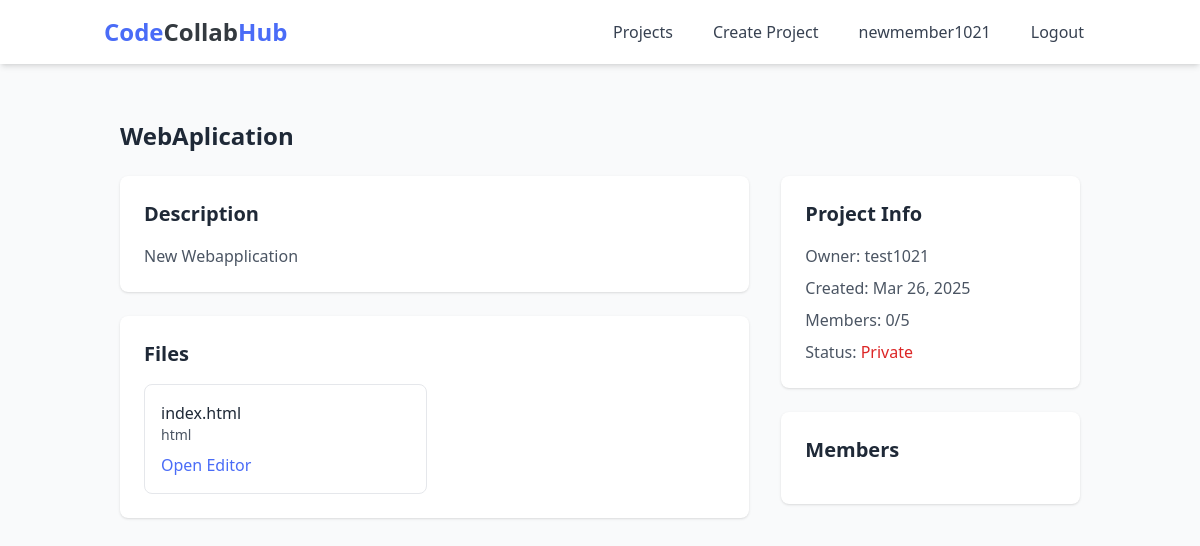
/projects/2/ (signed in), run on the app's committed database.
### projects/models.py (models this page shows, shortened)
class Project(models.Model):
    LANGUAGE_CHOICES = [
        ('python', 'Python'),
        ('javascript', 'JavaScript'),
        ('java', 'Java'),
        ('cpp', 'C++'),
        ('csharp', 'C#'),
        ('php', 'PHP'),
        ('ruby', 'Ruby'),
        ('html', 'HTML/CSS'),
        ('other', 'Other'),
    ]
    name = models.CharField(max_length=200)
    description = models.TextField(blank=True)
    language = models.CharField(max_length=20, choices=LANGUAGE_CHOICES, default='python')
    created_at = models.DateTimeField(default=datetime.utcnow)
    updated_at = models.DateTimeField(default=datetime.utcnow)
    owner = models.ForeignKey(User, on_delete=models.CASCADE, related_name='owned_projects')
    is_public = models.BooleanField(default=False)
    max_members = models.IntegerField(default=5, validators=[MinValueValidator(2), MaxValueValidator(20)])
    members = models.ManyToManyField(User, through='ProjectMembership', related_name='member_projects')
    class Meta:
        ordering = ['-created_at']
        unique_together = ['owner', 'name']

class CodeFile(models.Model):
    LANGUAGE_CHOICES = [
        ('python', 'Python'),
        ('javascript', 'JavaScript'),
        ('java', 'Java'),
        ('cpp', 'C++'),
        ('csharp', 'C#'),
        ('php', 'PHP'),
        ('ruby', 'Ruby'),
        ('html', 'HTML'),
        ('css', 'CSS'),
        ('other', 'Other'),
    ]
    filename = models.CharField(max_length=255)
    language = models.CharField(max_length=20, choices=LANGUAGE_CHOICES)
    created_at = models.DateTimeField(default=datetime.utcnow)
    updated_at = models.DateTimeField(default=datetime.utcnow)
    project = models.ForeignKey('Project', on_delete=models.CASCADE, related_name='code_files')
    class Meta:
        ordering = ['-updated_at']
        unique_together = ['project', 'filename']

### projects/views.py (the view)
# urls.py: path('projects/<int:project_id>/', views.project_detail, name='project_detail'),
@login_required
def project_detail(request, project_id):
    try:
        project = Project.objects.get(id=project_id)
        is_owner = project.owner_id == request.user.id
        is_member = project.members.filter(id=request.user.id).exists()
        has_pending_request = project.requests.filter(
            requester=request.user,
            status='pending'
        ).exists()
        context = {
            'project': project,
            'is_owner': is_owner,
            'is_member': is_member,
            'has_pending_request': has_pending_request,
            'files': list(project.code_files.all()),
            'tasks': list(project.tasks.all()),
        }
        return render(request, 'projects/project_detail.html', context)
    except Project.DoesNotExist:
        messages.error(request, 'Project not found.')
        return redirect('project_list')

### templates/projects/project_detail.html (shortened to what this page needs)
{% extends 'base.html' %}
{% block content %}
<div class="container mx-auto px-4 py-8">
    <div class="flex justify-between items-center mb-6">
        <h1 class="text-2xl font-bold text-gray-800">{{ project.name }}</h1>
    </div>
    <div class="grid grid-cols-1 lg:grid-cols-3 gap-8">
        <div class="lg:col-span-2">
            <div class="bg-white rounded-lg shadow p-6 mb-6">
                <h2 class="text-xl font-semibold text-gray-800 mb-4">Description</h2>
                <p class="text-gray-600">{{ project.description }}</p>
            </div>
            <div class="bg-white rounded-lg shadow p-6">
                <h2 class="text-xl font-semibold text-gray-800 mb-4">Files</h2>
                {% if files %}
                    <div class="grid grid-cols-1 md:grid-cols-2 gap-4">
                        {% for file in files %}
                        <div class="border rounded-lg p-4">
                            <h3 class="font-medium text-gray-800">{{ file.filename }}</h3>
                            <p class="text-sm text-gray-600 mb-2">{{ file.language }}</p>
                            <a href="{% url 'code_editor' project.id file.id %}" class="text-primary hover:text-blue-600 transition">
                                Open Editor
                            </a>
                        </div>
                        {% endfor %}
                    </div>
                {% else %}
                    <p class="text-gray-600">No files yet.</p>
                {% endif %}
            </div>
        </div>
        <div class="lg:col-span-1">
            <div class="bg-white rounded-lg shadow p-6 mb-6">
                <h2 class="text-xl font-semibold text-gray-800 mb-4">Project Info</h2>
                <div class="space-y-2">
                    <p class="text-gray-600">
                        <span class="font-medium">Owner:</span> {{ project.owner.username }}
                    </p>
                    <p class="text-gray-600">
                        <span class="font-medium">Created:</span> {{ project.created_at|date:"M d, Y" }}
                    </p>
                    <p class="text-gray-600">
                        <span class="font-medium">Members:</span> {{ project.members.count }}/{{ project.max_members }}
                    </p>
                    <p class="text-gray-600">
                        <span class="font-medium">Status:</span>
                        {% if project.is_public %}
                            <span class="text-green-600">Public</span>
                        {% else %}
                            <span class="text-red-600">Private</span>
                        {% endif %}
                    </p>
                </div>
            </div>
            <div class="bg-white rounded-lg shadow p-6">
                <h2 class="text-xl font-semibold text-gray-800 mb-4">Members</h2>
            </div>
        </div>
    </div>
</div>
{% endblock %}

### templates/base.html (shortened to what this page needs)
<!DOCTYPE html>
<html lang="en">
<head>
    <script src="https://cdn.tailwindcss.com"></script>
    <link rel="stylesheet" href="/static/css/main.css">
    <link rel="stylesheet" href="https://cdnjs.cloudflare.com/ajax/libs/codemirror/5.65.2/codemirror.min.css">
</head>
<body class="bg-gray-50 min-h-screen">
    <nav class="bg-white shadow-md">
        <div class="container mx-auto px-4 py-3">
            <div class="flex justify-between items-center">
                <a href="{% url 'project_list' %}" class="text-2xl font-bold text-primary">Code<span class="text-dark">Collab</span>Hub</a>
                <div class="flex space-x-4">
                    {% if user.is_authenticated %}
                        <a href="{% url 'project_list' %}" class="px-3 py-2 text-gray-700 hover:text-primary transition">Projects</a>
                        <a href="{% url 'create_project' %}" class="px-3 py-2 text-gray-700 hover:text-primary transition">Create Project</a>
                        <a href="{% url 'profile' %}" class="px-3 py-2 text-gray-700 hover:text-primary transition">{{ user.username }}</a>
                        <form method="post" action="{% url 'logout' %}" class="inline">
                            <button type="submit" class="px-3 py-2 text-gray-700 hover:text-primary transition cursor-pointer">Logout</button>
                        </form>
                    {% else %}
                        <a href="{% url 'login' %}" class="px-3 py-2 text-gray-700 hover:text-primary transition">Login</a>
                        <a href="{% url 'register' %}" class="px-3 py-2 text-gray-700 hover:text-primary transition">Register</a>
                    {% endif %}
                </div>
            </div>
        </div>
    </nav>
    <div class="container mx-auto px-4 py-6">
        {% block content %}{% endblock %}
    </div>
</body>
</html>

### static/css/main.css (style rules this page uses)
:root { --primary-color: #4a6cf7; --secondary-color: #6c757d; --background-color: #f8f9fa; --dark-color: #343a40; --light-color: #fff; --border-color: #dee2e6; --success-color: #28a745; --danger-color: #dc3545; --warning-color: #ffc107; --info-color: #17a2b8; }
body { font-family: 'Segoe UI', Tahoma, Geneva, Verdana, sans-serif; line-height: 1.6; color: var(--dark-color); background-color: var(--background-color); margin: 0; padding: 0; }
.container { width: 100%; max-width: 1200px; margin: 0 auto; padding: 0 15px; }

### data on the page
Project: name "WebAplication", description "New Webapplication", owner.username "test1021", created_at "Mar 26, 2025", members.count "0", max_members "5"
CodeFile: filename "index.html", language "html"

### other printed values
{{ user.username }} "newmember1021"
